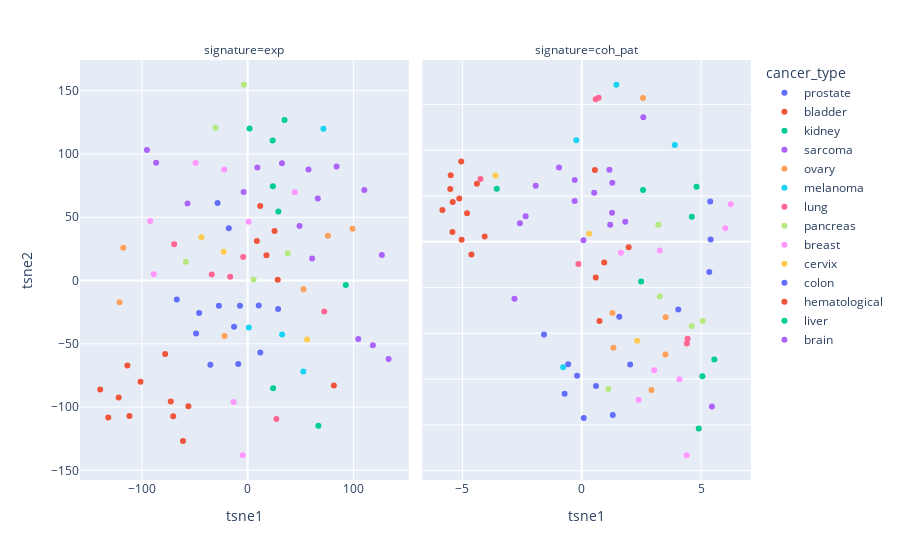

The notebook cell this image was saved under:
### Code cell
tsne_all = pd.concat([exp_tsne, coh_pat_tsne])

fig = px.scatter(tsne_all, x="tsne1", y="tsne2", color="cancer_type", facet_col='signature',
facet_col_wrap=3).update_yaxes(matches=None).update_xaxes(matches=None)
fig.show()
fig.write_image("tsne_exp.pdf", scale=1, width=600, height=320)

### Figure 1 — Plotly figure (JSON) as saved in the notebook; plotly's stock layout.template omitted (floating-point values rounded to 4 significant figures)
{"data": [{"hovertemplate": "cancer_type=prostate<br>signature=exp<br>tsne1=%{x}<br>tsne2=%{y}<extra></extra>", "legendgroup": "prostate", "marker": {"color": "#636efa", "symbol": "circle"}, "mode": "markers", "name": "prostate", "orientation": "v", "showlegend": true, "type": "scatter", "x": [12.0, -17.79, -28.43], "xaxis": "x", "y": [-56.83, 41.3, 61.25], "yaxis": "y"}, {"hovertemplate": "cancer_type=prostate<br>signature=coh_pat<br>tsne1=%{x}<br>tsne2=%{y}<extra></extra>", "legendgroup": "prostate", "marker": {"color": "#636efa", "symbol": "circle"}, "mode": "markers", "name": "prostate", "orientation": "v", "showlegend": false, "type": "scatter", "x": [5.379, 1.571, 4.041], "xaxis": "x2", "y": [0.8812, -1.638, -1.477], "yaxis": "y2"}, {"hovertemplate": "cancer_type=bladder<br>signature=exp<br>tsne1=%{x}<br>tsne2=%{y}<extra></extra>", "legendgroup": "bladder", "marker": {"color": "#EF553B", "symbol": "circle"}, "mode": "markers", "name": "bladder", "orientation": "v", "showlegend": true, "type": "scatter", "x": [28.45, 17.78, 11.92, 8.737, 25.46], "xaxis": "x", "y": [0.641, 19.95, 58.85, 31.27, 39.1], "yaxis": "y"}, {"hovertemplate": "cancer_type=bladder<br>signature=coh_pat<br>tsne1=%{x}<br>tsne2=%{y}<extra></extra>", "legendgroup": "bladder", "marker": {"color": "#EF553B", "symbol": "circle"}, "mode": "markers", "name": "bladder", "orientation": "v", "showlegend": false, "type": "scatter", "x": [0.7417, 0.5858, 1.964, 0.9397, 0.5493], "xaxis": "x2", "y": [-1.731, -0.7809, -0.1187, -0.4506, 1.569], "yaxis": "y2"}, {"hovertemplate": "cancer_type=kidney<br>signature=exp<br>tsne1=%{x}<br>tsne2=%{y}<extra></extra>", "legendgroup": "kidney", "marker": {"color": "#00cc96", "symbol": "circle"}, "mode": "markers", "name": "kidney", "orientation": "v", "showlegend": true, "type": "scatter", "x": [1.815, 34.91, 23.62, 24.1, 23.88], "xaxis": "x", "y": [120.2, 126.8, 110.7, -85.23, 74.52], "yaxis": "y"}, {"hovertemplate": "cancer_type=kidney<br>signature=coh_pat<br>tsne1=%{x}<br>tsne2=%{y}<extra></extra>", "legendgroup": "kidney", "marker": {"color": "#00cc96", "symbol": "circle"}, "mode": "markers", "name": "kidney", "orientation": "v", "showlegend": false, "type": "scatter", "x": [4.898, 5.55, 5.051, -3.56, 2.485], "xaxis": "x2", "y": [-4.08, -2.569, -2.938, 1.16, -0.8654], "yaxis": "y2"}, {"hovertemplate": "cancer_type=sarcoma<br>signature=exp<br>tsne1=%{x}<br>tsne2=%{y}<extra></extra>", "legendgroup": "sarcoma", "marker": {"color": "#ab63fa", "symbol": "circle"}, "mode": "markers", "name": "sarcoma", "orientation": "v", "showlegend": true, "type": "scatter", "x": [110.3, 104.6, 84.1, 32.48, 60.95, 118.4, -86.46, 133.3, 126.9, -3.746, -95.18, -56.8], "xaxis": "x", "y": [71.6, -46.22, 90.06, 92.63, 17.37, -51.24, 93.01, -62.02, 20.18, 70.01, 103.2, 60.78], "yaxis": "y"}, {"hovertemplate": "cancer_type=sarcoma<br>signature=coh_pat<br>tsne1=%{x}<br>tsne2=%{y}<extra></extra>", "legendgroup": "sarcoma", "marker": {"color": "#ab63fa", "symbol": "circle"}, "mode": "markers", "name": "sarcoma", "orientation": "v", "showlegend": false, "type": "scatter", "x": [2.577, -2.351, 1.269, 5.448, -0.2968, -2.591, -0.9533, -2.818, -0.2979, 1.19, -1.93, 0.07117], "xaxis": "x2", "y": [2.722, 0.5558, 0.6339, -3.597, 1.349, 0.4071, 1.624, -1.243, 0.8926, 0.3692, 1.226, 0.03303], "yaxis": "y2"}, {"hovertemplate": "cancer_type=ovary<br>signature=exp<br>tsne1=%{x}<br>tsne2=%{y}<extra></extra>", "legendgroup": "ovary", "marker": {"color": "#FFA15A", "symbol": "circle"}, "mode": "markers", "name": "ovary", "orientation": "v", "showlegend": true, "type": "scatter", "x": [-121.1, 99.17, -21.79, -117.5, 75.92, 52.91], "xaxis": "x", "y": [-17.17, 40.85, -43.78, 25.94, 35.38, -6.967], "yaxis": "y"}, {"hovertemplate": "cancer_type=ovary<br>signature=coh_pat<br>tsne1=%{x}<br>tsne2=%{y}<extra></extra>", "legendgroup": "ovary", "marker": {"color": "#FFA15A", "symbol": "circle"}, "mode": "markers", "name": "ovary", "orientation": "v", "showlegend": false, "type": "scatter", "x": [2.564, 3.512, 1.324, 3.505, 2.918, 1.285], "xaxis": "x2", "y": [3.138, -1.648, -2.314, -2.461, -3.24, -1.558], "yaxis": "y2"}, {"hovertemplate": "cancer_type=melanoma<br>signature=exp<br>tsne1=%{x}<br>tsne2=%{y}<extra></extra>", "legendgroup": "melanoma", "marker": {"color": "#19d3f3", "symbol": "circle"}, "mode": "markers", "name": "melanoma", "orientation": "v", "showlegend": true, "type": "scatter", "x": [32.58, 1.154, 52.66, 71.67], "xaxis": "x", "y": [-42.71, -37.09, -71.93, 120.0], "yaxis": "y"}, {"hovertemplate": "cancer_type=melanoma<br>signature=coh_pat<br>tsne1=%{x}<br>tsne2=%{y}<extra></extra>", "legendgroup": "melanoma", "marker": {"color": "#19d3f3", "symbol": "circle"}, "mode": "markers", "name": "melanoma", "orientation": "v", "showlegend": false, "type": "scatter", "x": [-0.2293, -0.781, 1.447, 3.895], "xaxis": "x2", "y": [2.217, -2.74, 3.429, 2.111], "yaxis": "y2"}, {"hovertemplate": "cancer_type=lung<br>signature=exp<br>tsne1=%{x}<br>tsne2=%{y}<extra></extra>", "legendgroup": "lung", "marker": {"color": "#FF6692", "symbol": "circle"}, "mode": "markers", "name": "lung", "orientation": "v", "showlegend": true, "type": "scatter", "x": [-33.88, -4.193, -69.42, 72.47, -16.48, 27.17], "xaxis": "x", "y": [4.81, 18.65, 28.65, -24.52, 3.053, -109.5], "yaxis": "y"}, {"hovertemplate": "cancer_type=lung<br>signature=coh_pat<br>tsne1=%{x}<br>tsne2=%{y}<extra></extra>", "legendgroup": "lung", "marker": {"color": "#FF6692", "symbol": "circle"}, "mode": "markers", "name": "lung", "orientation": "v", "showlegend": false, "type": "scatter", "x": [0.7066, -0.1406, 4.401, 4.429, 0.5809, -4.241], "xaxis": "x2", "y": [3.146, -0.4857, -2.224, -2.115, 3.11, 1.372], "yaxis": "y2"}, {"hovertemplate": "cancer_type=pancreas<br>signature=exp<br>tsne1=%{x}<br>tsne2=%{y}<extra></extra>", "legendgroup": "pancreas", "marker": {"color": "#B6E880", "symbol": "circle"}, "mode": "markers", "name": "pancreas", "orientation": "v", "showlegend": true, "type": "scatter", "x": [-3.437, -58.32, 37.92, -30.46, 5.614], "xaxis": "x", "y": [154.7, 14.8, 21.64, 120.8, 0.7392], "yaxis": "y"}, {"hovertemplate": "cancer_type=pancreas<br>signature=coh_pat<br>tsne1=%{x}<br>tsne2=%{y}<extra></extra>", "legendgroup": "pancreas", "marker": {"color": "#B6E880", "symbol": "circle"}, "mode": "markers", "name": "pancreas", "orientation": "v", "showlegend": false, "type": "scatter", "x": [5.068, 4.601, 3.206, 3.267, 1.114], "xaxis": "x2", "y": [-1.73, -1.842, 0.3728, -1.193, -3.217], "yaxis": "y2"}, {"hovertemplate": "cancer_type=breast<br>signature=exp<br>tsne1=%{x}<br>tsne2=%{y}<extra></extra>", "legendgroup": "breast", "marker": {"color": "#FF97FF", "symbol": "circle"}, "mode": "markers", "name": "breast", "orientation": "v", "showlegend": true, "type": "scatter", "x": [-88.8, 44.59, -49.16, -4.685, 0.946, -22.05, -92.16, -13.34], "xaxis": "x", "y": [5.01, 69.68, 92.97, -138.1, 46.55, 87.67, 47.12, -96.06], "yaxis": "y"}, {"hovertemplate": "cancer_type=breast<br>signature=coh_pat<br>tsne1=%{x}<br>tsne2=%{y}<extra></extra>", "legendgroup": "breast", "marker": {"color": "#FF97FF", "symbol": "circle"}, "mode": "markers", "name": "breast", "orientation": "v", "showlegend": false, "type": "scatter", "x": [3.031, 4.389, 4.089, 6.241, 1.637, 3.267, 2.38, 6.007], "xaxis": "x2", "y": [-2.809, -4.663, -3.002, 0.8172, -0.2412, -0.1898, -3.449, 0.2964], "yaxis": "y2"}, {"hovertemplate": "cancer_type=cervix<br>signature=exp<br>tsne1=%{x}<br>tsne2=%{y}<extra></extra>", "legendgroup": "cervix", "marker": {"color": "#FECB52", "symbol": "circle"}, "mode": "markers", "name": "cervix", "orientation": "v", "showlegend": true, "type": "scatter", "x": [56.24, -43.71, -22.62], "xaxis": "x", "y": [-46.63, 34.17, 22.79], "yaxis": "y"}, {"hovertemplate": "cancer_type=cervix<br>signature=coh_pat<br>tsne1=%{x}<br>tsne2=%{y}<extra></extra>", "legendgroup": "cervix", "marker": {"color": "#FECB52", "symbol": "circle"}, "mode": "markers", "name": "cervix", "orientation": "v", "showlegend": false, "type": "scatter", "x": [-3.618, 2.322, 0.3097], "xaxis": "x2", "y": [1.449, -2.161, 0.1771], "yaxis": "y2"}, {"hovertemplate": "cancer_type=colon<br>signature=exp<br>tsne1=%{x}<br>tsne2=%{y}<extra></extra>", "legendgroup": "colon", "marker": {"color": "#636efa", "symbol": "circle"}, "mode": "markers", "name": "colon", "orientation": "v", "showlegend": true, "type": "scatter", "x": [-35.18, 28.82, -66.92, -7.243, -27.2, -12.81, 10.5, -45.82, -48.74, -8.871], "xaxis": "x", "y": [-66.49, -22.46, -15.07, -19.92, -19.84, -36.54, -19.68, -25.63, -41.91, -66.03], "yaxis": "y"}, {"hovertemplate": "cancer_type=colon<br>signature=coh_pat<br>tsne1=%{x}<br>tsne2=%{y}<extra></extra>", "legendgroup": "colon", "marker": {"color": "#636efa", "symbol": "circle"}, "mode": "markers", "name": "colon", "orientation": "v", "showlegend": false, "type": "scatter", "x": [0.5952, -0.7185, 1.298, -0.1973, 2.026, -0.5699, 0.08152, 5.34, 5.396, -1.581], "xaxis": "x2", "y": [-3.15, -3.321, -3.782, -2.928, -2.681, -2.675, -3.85, -0.6593, 0.05215, -2.023], "yaxis": "y2"}, {"hovertemplate": "cancer_type=hematological<br>signature=exp<br>tsne1=%{x}<br>tsne2=%{y}<extra></extra>", "legendgroup": "hematological", "marker": {"color": "#EF553B", "symbol": "circle"}, "mode": "markers", "name": "hematological", "orientation": "v", "showlegend": true, "type": "scatter", "x": [-113.6, -55.98, 81.54, -72.63, -77.94, -101.2, -70.33, -111.7, -131.7, -121.9, -61.1, -139.4], "xaxis": "x", "y": [-67.07, -99.4, -83.01, -95.58, -58.07, -80.07, -107.3, -107.1, -108.2, -92.47, -126.8, -86.03], "yaxis": "y"}, {"hovertemplate": "cancer_type=hematological<br>signature=coh_pat<br>tsne1=%{x}<br>tsne2=%{y}<extra></extra>", "legendgroup": "hematological", "marker": {"color": "#EF553B", "symbol": "circle"}, "mode": "markers", "name": "hematological", "orientation": "v", "showlegend": false, "type": "scatter", "x": [-5.487, -4.804, -4.392, -4.62, -5.417, -5.128, -5.031, -5.508, -5.837, -5.404, -4.067, -5.048], "xaxis": "x2", "y": [1.451, 0.6208, 1.267, -0.2779, 0.2138, 0.9464, 0.04574, 1.155, 0.6963, 0.8707, 0.1127, 1.753], "yaxis": "y2"}, {"hovertemplate": "cancer_type=liver<br>signature=exp<br>tsne1=%{x}<br>tsne2=%{y}<extra></extra>", "legendgroup": "liver", "marker": {"color": "#00cc96", "symbol": "circle"}, "mode": "markers", "name": "liver", "orientation": "v", "showlegend": true, "type": "scatter", "x": [66.91, 92.76, 29.06], "xaxis": "x", "y": [-114.7, -3.44, 54.64], "yaxis": "y"}, {"hovertemplate": "cancer_type=liver<br>signature=coh_pat<br>tsne1=%{x}<br>tsne2=%{y}<extra></extra>", "legendgroup": "liver", "marker": {"color": "#00cc96", "symbol": "circle"}, "mode": "markers", "name": "liver", "orientation": "v", "showlegend": false, "type": "scatter", "x": [4.805, 4.606, 2.565], "xaxis": "x2", "y": [1.2, 0.5455, 1.129], "yaxis": "y2"}, {"hovertemplate": "cancer_type=brain<br>signature=exp<br>tsne1=%{x}<br>tsne2=%{y}<extra></extra>", "legendgroup": "brain", "marker": {"color": "#ab63fa", "symbol": "circle"}, "mode": "markers", "name": "brain", "orientation": "v", "showlegend": true, "type": "scatter", "x": [57.54, 49.07, 66.37, 9.22], "xaxis": "x", "y": [87.68, 43.03, 64.86, 89.42], "yaxis": "y"}, {"hovertemplate": "cancer_type=brain<br>signature=coh_pat<br>tsne1=%{x}<br>tsne2=%{y}<extra></extra>", "legendgroup": "brain", "marker": {"color": "#ab63fa", "symbol": "circle"}, "mode": "markers", "name": "brain", "orientation": "v", "showlegend": false, "type": "scatter", "x": [0.5207, 1.278, 1.821, 1.158], "xaxis": "x2", "y": [1.068, 1.291, 0.4358, 1.572], "yaxis": "y2"}], "layout": {"annotations": [{"font": {}, "showarrow": false, "text": "signature=exp", "x": 0.245, "xanchor": "center", "xref": "paper", "y": 1, "yanchor": "bottom", "yref": "paper"}, {"font": {}, "showarrow": false, "text": "signature=coh_pat", "x": 0.755, "xanchor": "center", "xref": "paper", "y": 1, "yanchor": "bottom", "yref": "paper"}], "legend": {"title": {"text": "cancer_type"}, "tracegroupgap": 0}, "margin": {"t": 60}, "xaxis": {"anchor": "y", "domain": [0, 0.49], "title": {"text": "tsne1"}}, "xaxis2": {"anchor": "y2", "domain": [0.51, 1], "title": {"text": "tsne1"}}, "yaxis": {"anchor": "x", "domain": [0, 1], "title": {"text": "tsne2"}}, "yaxis2": {"anchor": "x2", "domain": [0, 1], "showticklabels": false}}}
